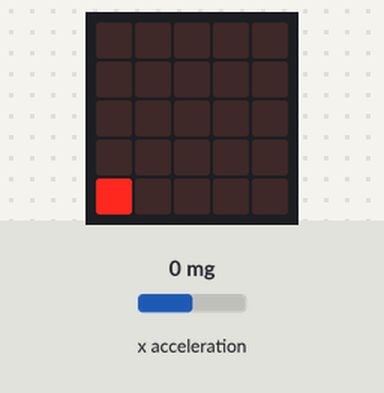
This program was run on a simulated BBC micro:bit (MakeCode). Shown: the board's 5×5 LED display. The test bench sets the inputs (shaded band); at power-on: x acceleration 0 mg.

Above: at 1.2 s.
1.3 s: x acceleration set to 750 mg
At 1.35 s:
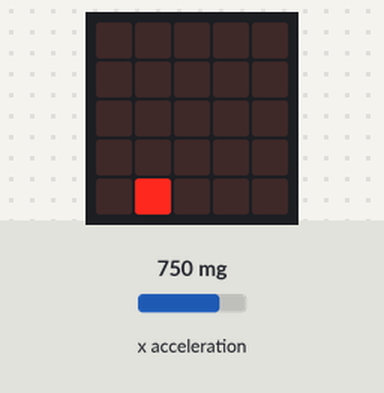
3.4 s: x acceleration set to 214 mg
4.9 s: x acceleration set to 179 mg
6.4 s: x acceleration set to 1440 mg
8.4 s: x acceleration set to -1440 mg
Timing chart, 0 to 10.9 s (numbered marks = the images above; inputs shaded):
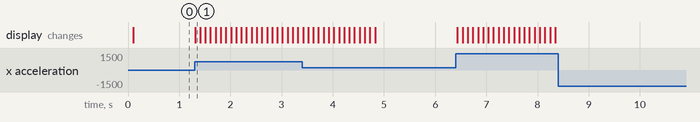

The program:

main.ts
```typescript
let Player = game.createSprite(2, 4)
while (true) {
    if (input.acceleration(Dimension.X) > 200) {
        Player.move(1)
        basic.pause(100)
    }
    if (input.acceleration(Dimension.X) > -1000) {
        Player.move(-1)
        basic.pause(100)
    }
}
basic.forever(function () {

})
```

test.ts
```typescript
// tests gaan hier; deze zal niet worden gecompileerd wanneer dit pakket wordt gebruikt als extensie.
```

Measured:
- after the input at 1.3 s, the display: changes at once (image 1)
- after the input at 4.9 s, every drawn part: stays the same
- after the input at 8.4 s, every drawn part: stays the same
